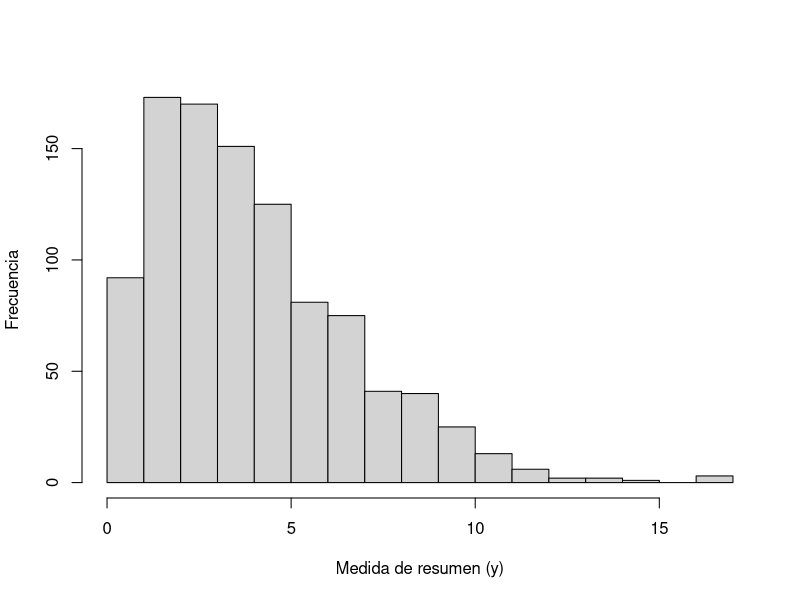

R code for this plot: (Note: this script raises an error after producing the figure.)
## ---- chunk 1
hist(rchisq(1000, 4), breaks = 20,
     main = "",
     xlab ="Medida de resumen (y)", 
     ylab = "Frecuencia")
## ---- chunk 2
knitr::include_graphics(path = "Pics/Estratificar.png")
